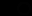

The image is a tile-based game level rendered from a .tmx file. Its description and complete source (layers, tilesets, objects, tile grids) follow:
An orthogonal 2x1 tile map with 16x16 px tiles, 1 tile layer (Tile Layer 1) and 1 object (Player).

<map version="1.9" tiledversion="1.9.0" orientation="orthogonal" renderorder="right-down" width="2" height="1" tilewidth="16" tileheight="16" infinite="0" nextlayerid="3" nextobjectid="2">
 <tileset firstgid="1" name="tileset_black" tilewidth="16" tileheight="16" tilecount="256" columns="16">
  <image source="tileset_black.png" width="256" height="256" />
  <tile id="83">
   <properties>
    <property name="collectible" type="bool" value="true" />
    <property name="kind" value="coin" />
   </properties>
  </tile>
  <tile id="220">
   <properties>
    <property name="solid" type="bool" value="false" />
    <property name="label" value="slash" />
   </properties>
  </tile>
 </tileset>
 <layer id="1" name="Tile Layer 1" width="2" height="1">
  <data encoding="csv">
221,11
</data>
 </layer>
 <objectgroup id="2" name="Object layer 1">
  <object id="1" type="Player" gid="221" x="0" y="16" width="16" height="16" />
 </objectgroup>
</map>
